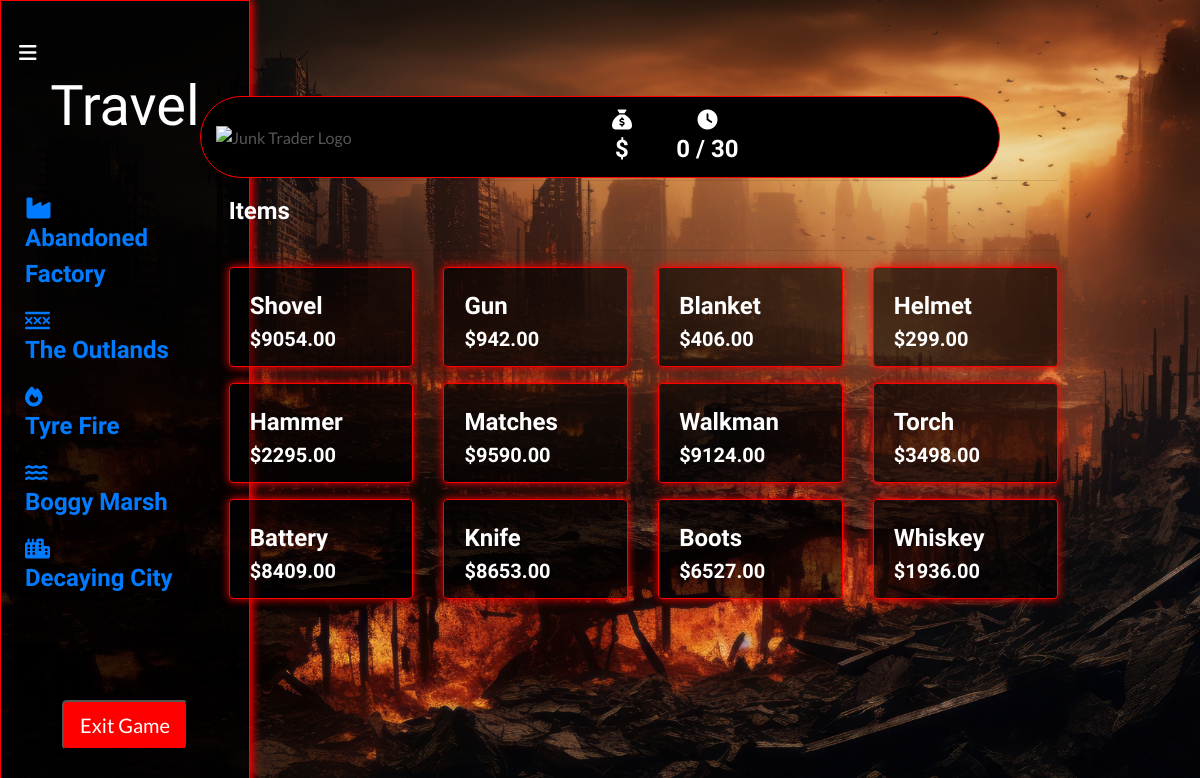
/collectables/, run on the app's committed database.
### collectables/models.py (models this page shows, shortened)
class Collectable(models.Model):
    name = models.CharField(max_length=254)
    description = models.TextField()
    price = models.DecimalField(max_digits=6, decimal_places=2)
    previous_price = models.DecimalField(max_digits=10, decimal_places=2, default=0)
    image_url = models.URLField(max_length=1024, null=True, blank=True)
    image = models.ImageField(null=True, blank=True)
    glb_file = models.FileField(upload_to='glb_files/', null=True, blank=True)

### collectables/views.py (the view)
# urls.py: path('', views.all_collectables, name='collectables'),
def all_collectables(request):
    collectables = Collectable.objects.all()
    context = {
        'collectables': collectables,
    }
    return render(request, 'collectables/collectables.html', context)

### backpack/contexts.py (called while the page is built, shortened)
def backpack_contents(request):
    backpack_items = []
    total = 0
    total_quantity = 0
    collectable_count = 0
    backpack = request.session.get('backpack', {})
    grand_total = total
    context = {
        'backpack_items': backpack_items,
        'total': total,
        'total_quantity': total_quantity,
        'collectable_count': collectable_count,
        'grand_total': grand_total,
    }
    return context

def total_amount(request):
    total_amount = [0]
    return {'total_amount': total_amount}

def days_played(request):
    return {'days_played': request.session.get('days_played', 0)}

### collectables/templates/collectables/collectables.html (shortened to what this page needs)
{% extends "base.html" %}
{% load static %}
{% block page_header %}
    <div class="container header-container">
    </div>
{% endblock %}
{% block content %}
<div class="container-fluid">
    <div class="row">
        <div class="col-md-3">
            <div class="fixed-panel">
                {% include 'includes/fixed_panel.html' %}
            </div>
        </div>
    </div>
</div>
<div class="container-fluid content-column">
    <div class="container mb-2 backpack-text content-column">
        <div class="row">
            <div class="col">
                <hr>
                <h2 class="logo-font mb-4">Items</h2>
                <hr>
            </div>
        </div>
        <div class="row">
            {% for collectable in collectables %}
                <div class="col-sm-6 col-md-4 col-lg-4 col-xl-3 mb-3">
                    <div class="card box h-100 border-2 text-white">
                        <div class="card-body pb-0">
                            <p class="mb-0">{{ collectable.name }}</p>
                        </div>
                        <div class="card-footer pt-0 border-0 text-left text-white">
                            <div class="row">
                                <div class="col">
                                    <p class="lead mb-0 text-left font-weight-bold">${{ collectable.price }}</p>
                                </div>
                            </div>
                        </div>
                    </div>
                </div>
            {% endfor %}
        </div>
    </div>
</div>
{% endblock %}

### static/css/base.css (style rules this page uses)
html { height: 100%; }
body { background: url('/media/bg_image.png') no-repeat center center fixed; background-size: cover; height: calc(100vh - 164px); color: #555; font-family: 'Lato'; }
.backpack-text { color: white; }
p, h1, h2, h3, h4, h5, h6 { font-family: "Amatic SC", sans-serif; font-weight: 700; font-size: x-large; font-style: normal; }
.box { border: 1px solid red; box-shadow: 0 0 10px red; background-color: #00000093; }
.fixed-panel { position: fixed; top: 0; bottom: 0; left: 0; width: 250px; border: 1px solid red; box-shadow: 0 0 10px red; background-color: #00000093; overflow-y: auto; }
.content-column { padding-left: 5%; }
@media (min-width: 1200px) { .container { max-width: 80%; } }
@media (min-width: 992px) { .header-container { padding-top: 164px; } }

### data on the page
Collectable: name "Shovel", price "9054.00"
Collectable: name "Gun", price "942.00"
Collectable: name "Blanket", price "406.00"
Collectable: name "Helmet", price "299.00"
Collectable: name "Hammer", price "2295.00"
Collectable: name "Matches", price "9590.00"
Collectable: name "Walkman", price "9124.00"
Collectable: name "Torch", price "3498.00"
Collectable: name "Battery", price "8409.00"
Collectable: name "Knife", price "8653.00"
Collectable: name "Boots", price "6527.00"
Collectable: name "Whiskey", price "1936.00"

### other printed values
{{ days_played }} "0"
